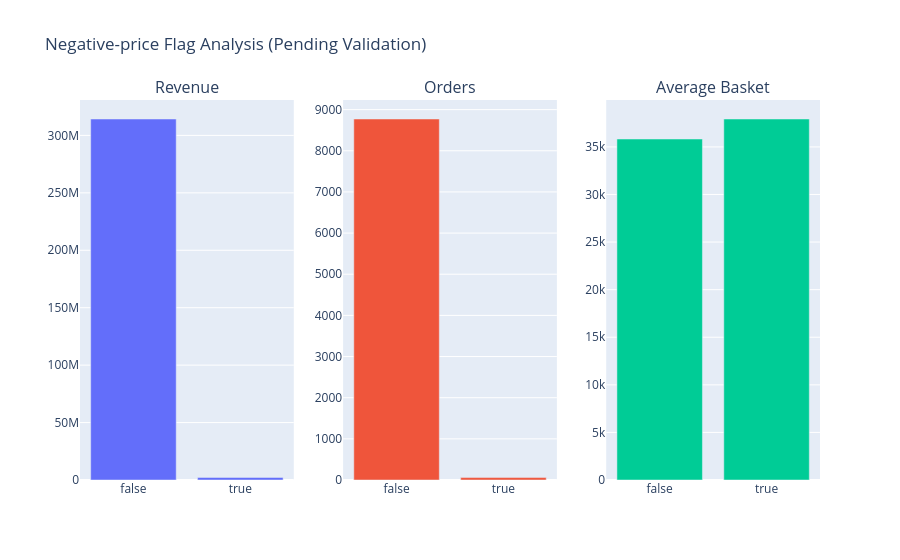

Source (notebook cell):
### Code cell
impact = negative_price_flag_performance(clean_transactions, valid_sales)
fig = make_subplots(
    rows=1, cols=3,
    subplot_titles=("Revenue", "Orders", "Average Basket")
)

fig.add_trace(
    go.Bar(x=impact["order_has_negative_price"], y=impact["Total_Revenue"], name="Revenue"),
    row=1, col=1
)
fig.add_trace(
    go.Bar(x=impact["order_has_negative_price"], y=impact["Total_Orders"], name="Orders"),
    row=1, col=2
)
fig.add_trace(
    go.Bar(x=impact["order_has_negative_price"], y=impact["Average_Order_Value"], name="Average Basket"),
    row=1, col=3
)

fig.update_layout(title_text="Negative-price Flag Analysis (Pending Validation)", showlegend=False)
fig.show()

### Figure 1 — Plotly figure (JSON) as saved in the notebook; plotly's stock layout.template omitted (floating-point values rounded to 4 significant figures)
{"data": [{"name": "Revenue", "type": "bar", "x": [false, true], "xaxis": "x", "y": [314300000.0, 2238000.0], "yaxis": "y"}, {"name": "Orders", "type": "bar", "x": [false, true], "xaxis": "x2", "y": [8772, 59], "yaxis": "y2"}, {"name": "Average Basket", "type": "bar", "x": [false, true], "xaxis": "x3", "y": [35830.0, 37930.0], "yaxis": "y3"}], "layout": {"annotations": [{"font": {"size": 16}, "showarrow": false, "text": "Revenue", "x": 0.1444, "xanchor": "center", "xref": "paper", "y": 1.0, "yanchor": "bottom", "yref": "paper"}, {"font": {"size": 16}, "showarrow": false, "text": "Orders", "x": 0.5, "xanchor": "center", "xref": "paper", "y": 1.0, "yanchor": "bottom", "yref": "paper"}, {"font": {"size": 16}, "showarrow": false, "text": "Average Basket", "x": 0.8556, "xanchor": "center", "xref": "paper", "y": 1.0, "yanchor": "bottom", "yref": "paper"}], "showlegend": false, "title": {"text": "Negative-price Flag Analysis (Pending Validation)"}, "xaxis": {"anchor": "y", "domain": [0.0, 0.2889]}, "xaxis2": {"anchor": "y2", "domain": [0.3556, 0.6444]}, "xaxis3": {"anchor": "y3", "domain": [0.7111, 1.0]}, "yaxis": {"anchor": "x", "domain": [0.0, 1.0]}, "yaxis2": {"anchor": "x2", "domain": [0.0, 1.0]}, "yaxis3": {"anchor": "x3", "domain": [0.0, 1.0]}}}
